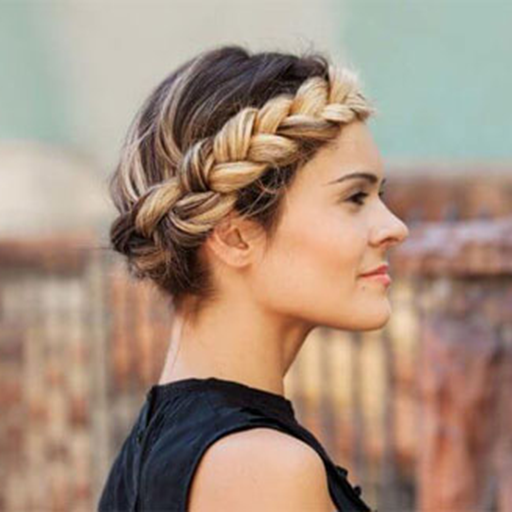
#> input picture default.png, 512 x 512 px
$ python draw.py
#> lines starting #> are read from the running program, lines starting #| are printed output that depends on the picture
import cv2
import numpy as np

WINDOW_NAME = 'painter'
ALPHA = 0.25
THICKNESS = 2
drawing = False # true if mouse is pressed
pt1_x , pt1_y = None , None
r, g, b = None, None, None
# mouse callback function

def line_drawing(event,x,y,flags,param):
    global pt1_x,pt1_y,drawing
    global r,g,b

    if event==cv2.EVENT_LBUTTONDOWN:
        drawing=True
        pt1_x,pt1_y=x,y

    elif event==cv2.EVENT_MOUSEMOVE:
        if drawing==True:
            cv2.line(img,(pt1_x,pt1_y),(x,y),color=(r,g,b),thickness=THICKNESS)
            pt1_x,pt1_y=x,y
    elif event==cv2.EVENT_LBUTTONUP:
        drawing=False
        cv2.line(img,(pt1_x,pt1_y),(x,y),color=(r,g,b),thickness=THICKNESS)

def onChange(pos):
    pass

white_img = np.zeros((512,512,3), np.uint8)
white_img[:, :, :] = 255

img = cv2.imread('default.png', cv2.IMREAD_COLOR)
#> img is the input picture: shape (512, 512, 3); mean B, G, R 125.6, 143, 166.5
img = cv2.addWeighted(img, ALPHA, white_img, 1 - ALPHA, 0)
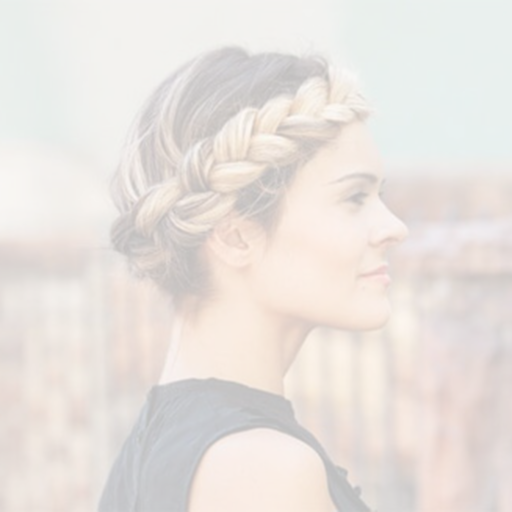
#> img: shape (512, 512, 3); mean B, G, R 222.6, 227, 232.9
# 그릴 위치, 텍스트 내용, 시작 위치, 폰트 종류, 크기, 색깔, 두께
cv2.putText(img, "q: exit", (0, 20), cv2.FONT_HERSHEY_PLAIN, 2, (0, 0, 0), THICKNESS)
cv2.putText(img, "r: reset", (0, 40), cv2.FONT_HERSHEY_PLAIN, 2, (0, 0, 0), THICKNESS)
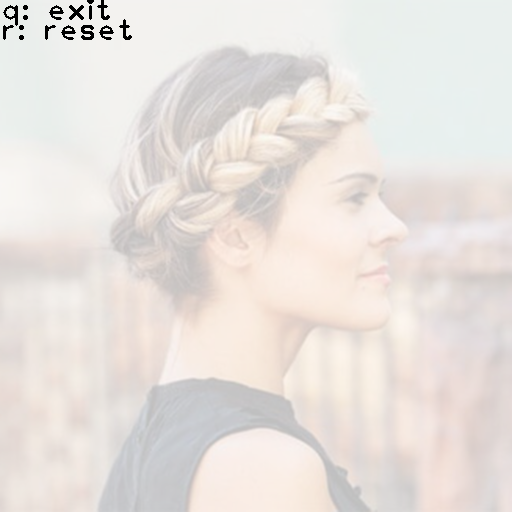
#> img: shape (512, 512, 3); mean B, G, R 221.6, 225.9, 231.8
backup_img = img.copy()


cv2.namedWindow(WINDOW_NAME)
cv2.setMouseCallback(WINDOW_NAME,line_drawing)

cv2.createTrackbar("R", WINDOW_NAME, 0, 255, onChange)
cv2.createTrackbar("G", WINDOW_NAME, 0, 255, onChange)
cv2.createTrackbar("B", WINDOW_NAME, 0, 255, onChange)

cv2.setTrackbarPos("R", WINDOW_NAME, 255)
cv2.setTrackbarPos("G", WINDOW_NAME, 255)
cv2.setTrackbarPos("B", WINDOW_NAME, 255)

while(1):
    r = cv2.getTrackbarPos("R", WINDOW_NAME)
    g = cv2.getTrackbarPos("G", WINDOW_NAME)
    b = cv2.getTrackbarPos("B", WINDOW_NAME)

    cv2.imshow(WINDOW_NAME,img)
    input_key = cv2.waitKey(1)
#> (key q is pressed here)
    if input_key == ord('q'):
        break
    elif input_key == ord('r'):
        img = backup_img.copy()
cv2.destroyAllWindows()
